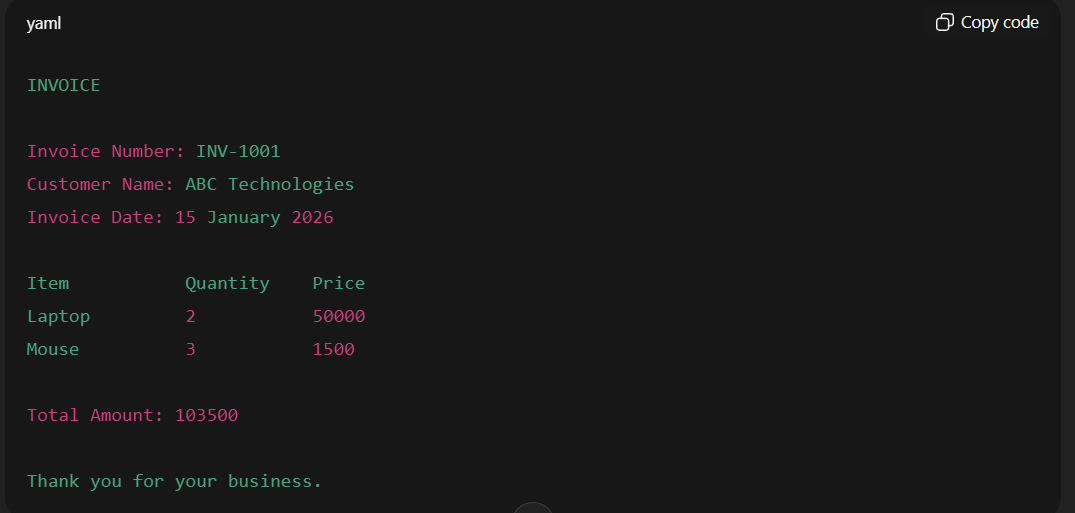
#> input picture Images/invoice_sample.png, 1075 x 513 px, found by its file name
$ python ocr_invoice.py
#> lines starting #> are read from the running program, lines starting #| are printed output that depends on the picture; after the words box and inside, x2 and y2 are one past the last pixel; in counts of white or black regions, pixels touching at a corner belong together
import os
print("Current working directory:", os.getcwd())
import cv2
import pytesseract

# Set tesseract path (Windows)
pytesseract.pytesseract.tesseract_cmd = r"C:\Program Files\Tesseract-OCR\tesseract.exe"

image = cv2.imread(
    r"C:\Users\yashb\Documents\invoice_automation_project\images\invoice_sample.png")
#> image is the input picture: shape (513, 1075, 3); mean B, G, R 24.5, 24.4, 24.5

# Convert to grayscale
gray = cv2.cvtColor(image, cv2.COLOR_BGR2GRAY)

# Improve contrast
processed = cv2.adaptiveThreshold(
    gray, 255,
    cv2.ADAPTIVE_THRESH_GAUSSIAN_C,
    cv2.THRESH_BINARY,
    11, 2
)
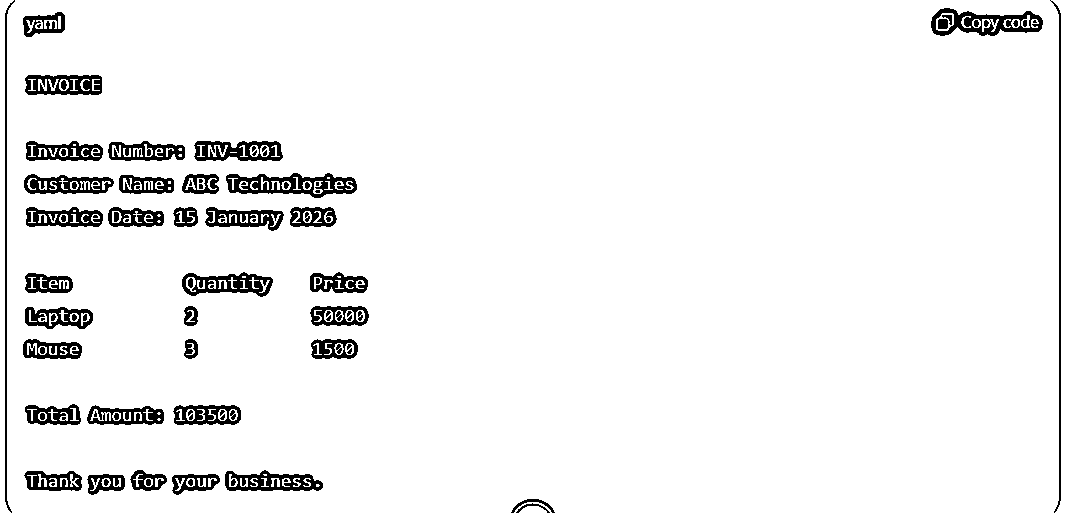
#> processed: shape (513, 1075); 94.8% white; 105 black regions (39 under 20 px), largest, box (x1, y1, x2, y2) and area: (226, 173, 357, 198) 1653, (931, 8, 1043, 36) 1407, (182, 272, 273, 297) 1195

# Extract text using OCR
#> (the run stopped early here; a loop or call above may not have finished)
